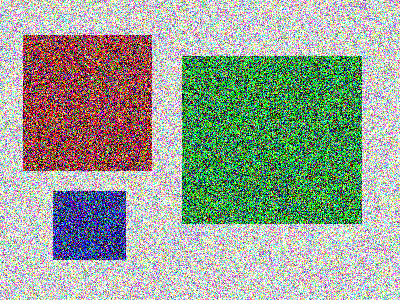
#> input picture course/fuzzy.png, 400 x 300 px
$ python 16_Challenge_ID.py
#> lines starting #> are read from the running program, lines starting #| are printed output that depends on the picture; after the words box and inside, x2 and y2 are one past the last pixel; in counts of white or black regions, pixels touching at a corner belong together
import numpy as np
import cv2 as cv

img = cv.imread("fuzzy.png",1)
#> img is the input picture: shape (300, 400, 3); mean B, G, R 150, 164.4, 153.8
cv.imshow("Image", img)
img = cv.GaussianBlur(img, (9,9), 0)
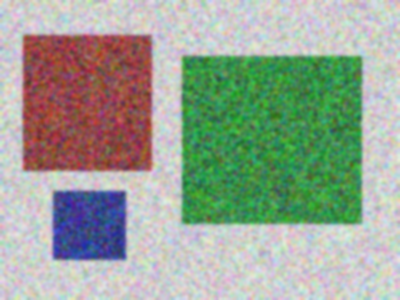
#> img: shape (300, 400, 3); mean B, G, R 150, 164.4, 153.8
#img = cv.cvtColor(img, cv.COLOR_BGR2GRAY)

#thresh = cv.adaptiveThreshold(img, 255, cv.ADAPTIVE_THRESH_GAUSSIAN_C, cv.THRESH_BINARY, 3501, 50)

img = cv.cvtColor(img, cv.COLOR_BGR2HSV)
#> img: shape (300, 400, 3); mean H, S, V 82.3, 76, 182.8
h = img[:,:,0]
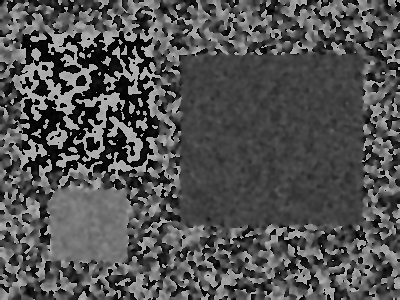
#> h: shape (300, 400); min 0, max 179, mean 82.3
s = img[:,:,1]
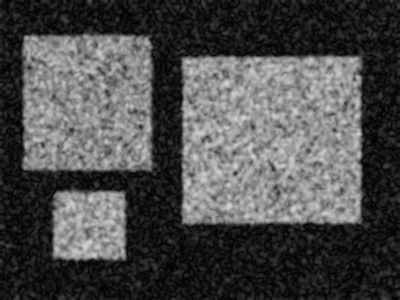
#> s: shape (300, 400); min 0, max 217, mean 76
v = img[:,:,2]
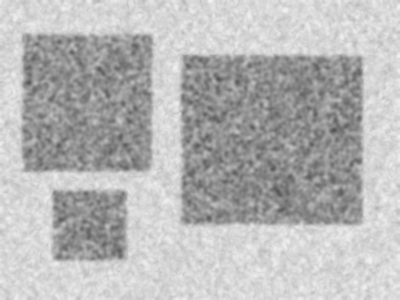
#> v: shape (300, 400); min 81, max 243, mean 182.8

s = cv.adaptiveThreshold(s, 255, cv.ADAPTIVE_THRESH_GAUSSIAN_C, cv.THRESH_BINARY, 1001, 10)
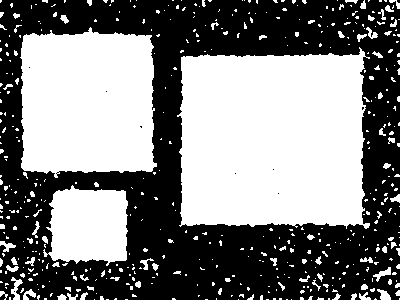
#> s: shape (300, 400); 49.6% white; 513 white regions (434 under 20 px), largest, box (x1, y1, x2, y2) and area: (177, 47, 370, 229) 30815, (20, 27, 157, 178) 18033, (43, 185, 128, 266) 5373
v = cv.adaptiveThreshold(v, 255, cv.ADAPTIVE_THRESH_GAUSSIAN_C, cv.THRESH_BINARY_INV, 1001, 10)
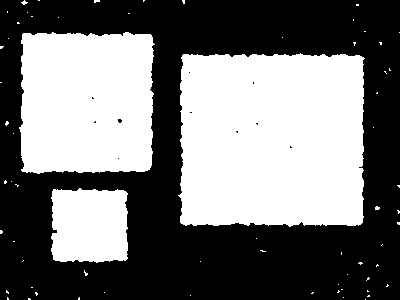
#> v: shape (300, 400); 45.4% white; 67 white regions (64 under 20 px)

contours, hierarchy = cv.findContours(v, cv.RETR_TREE, cv.CHAIN_APPROX_SIMPLE)
#> contours = 77 contours, 74 with area under 20; largest, box (x1, y1, x2, y2) and area: (178, 53, 365, 227) 30568, (19, 32, 155, 174) 17758, (51, 188, 128, 263) 5171

index = -1  # Index of the contours to be drawn, -1 for all of them
thickness = 4
color = (255, 255, 255)

objects = np.zeros([img.shape[0], img.shape[1], 3], 'uint8')
for c in contours:
    area = cv.contourArea(c)
    if area>1000:
        cv.drawContours(objects, [c], -1, color, -1)
#> this loop made 77 passes
#> area on passes 34, 46, 59: 5171, 30567.5, 17757.5
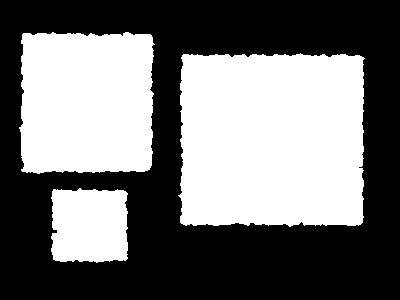
#> objects: shape (300, 400, 3); 45.2% white; 3 white regions, box (x1, y1, x2, y2) and area: (178, 53, 365, 227) 30920, (19, 32, 155, 174) 18025, (51, 188, 128, 263) 5317

#v = cv.bitwise_and(s, v)
objects = cv.cvtColor(objects, cv.COLOR_BGR2GRAY)
#objects = cv.adaptiveThreshold(objects, 255, cv.ADAPTIVE_THRESH_GAUSSIAN_C, cv.THRESH_BINARY, 101, 10)
cv.imshow("Contours", objects)

cv.waitKey(0)
cv.destroyAllWindows()
